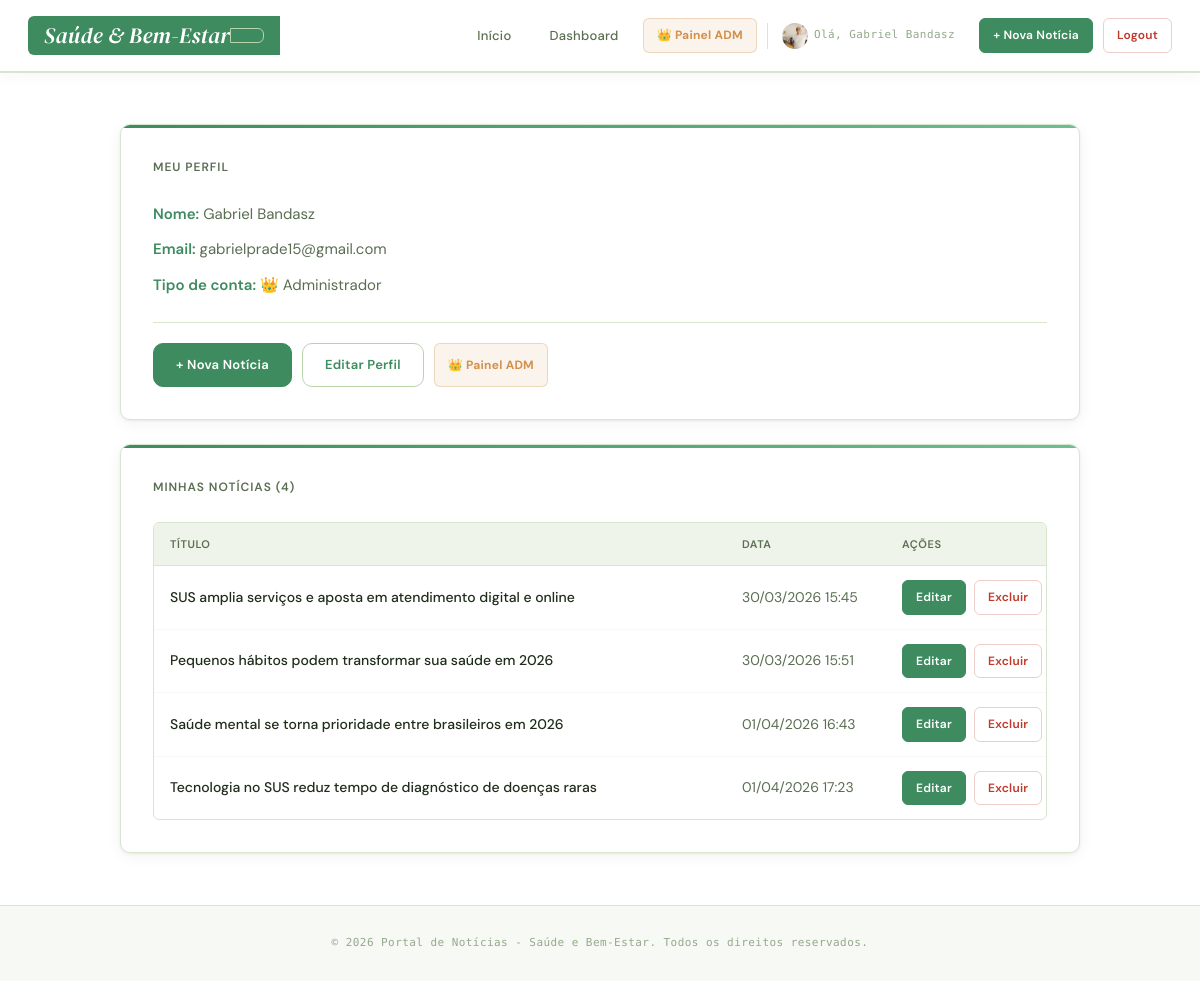
/projeto-final/dashboard.php (signed in), run on the app's committed database.
### tables this page shows
CREATE TABLE `usuarios` (
  `id` int(11) NOT NULL,
  `nome` varchar(100) NOT NULL,
  `email` varchar(100) NOT NULL,
  `senha` varchar(255) NOT NULL,
  `data_criacao` datetime DEFAULT current_timestamp(),
  `ativo` tinyint(1) DEFAULT 1,
  `adm` tinyint(1) NOT NULL DEFAULT 0,
  `aprovado` tinyint(1) NOT NULL DEFAULT 0,
  `foto` varchar(255) DEFAULT NULL
);

CREATE TABLE `noticias` (
  `id` int(11) NOT NULL,
  `titulo` varchar(255) NOT NULL,
  `noticia` longtext NOT NULL,
  `data` datetime DEFAULT current_timestamp(),
  `autor` int(11) NOT NULL,
  `imagem` varchar(255) DEFAULT NULL
);

### projeto-final/funcoes.php (called while the page is built, shortened)
<?php
function usuario_adm() { return isset($_SESSION['usuario_adm']) && $_SESSION['usuario_adm'] == 1; }
function obter_usuario($conexao, $id)
{
    $id = (int)$id;
    $res = $conexao->query("SELECT * FROM usuarios WHERE id = $id");
    return $res->fetch_assoc();
}
function obter_noticias_autor($conexao, $id)
{
    $id = (int)$id;
    $sql = "SELECT n.*, u.nome as nome_autor, u.foto as foto_autor
            FROM noticias n JOIN usuarios u ON n.autor = u.id WHERE n.autor = $id";
    $res = $conexao->query($sql);
    $dados = [];
    while ($row = $res->fetch_assoc()) $dados[] = $row;
    return $dados;
}
function formatar_data($data) { return date("d/m/Y H:i", strtotime($data)); }
function sanitizar($texto) { return htmlspecialchars($texto, ENT_QUOTES, 'UTF-8'); }

### projeto-final/dashboard.php (the view, shortened to what this page needs)
<?php
require_once 'conexao.php';
require_once 'funcoes.php';
$usuario = obter_usuario($conexao, $_SESSION['usuario_id']);
$noticias = obter_noticias_autor($conexao, $_SESSION['usuario_id']);
?>
<!DOCTYPE html>
<html lang="pt-BR">
<head>
    <link rel="stylesheet" href="style.css">
</head>
<body>
    <header class="header">
        <div class="container">
            <div class="logo">
                <h1>Saúde & Bem-Estar</h1>
            </div>
            <nav class="nav">
                <a href="index.php" class="nav-link">Início</a>
                <a href="dashboard.php" class="nav-link">Dashboard</a>
                <?php if (usuario_adm()): ?>
                    <a href="admin.php" class="nav-link-adm">👑 Painel ADM</a>
                <?php endif; ?>
                <span class="user-info">
                    <?php if (!empty($usuario['foto'])): ?>
                        <img src="<?php echo sanitizar($usuario['foto']); ?>"
                            style="width:26px; height:26px; border-radius:50%; object-fit:cover;">
                    <?php endif; ?>
                    Olá, <?php echo sanitizar($_SESSION['usuario_nome']); ?>
                </span>
                <a href="nova_noticia.php" class="btn-primary btn-small">+ Nova Notícia</a>
                <a href="logout.php" class="btn-danger btn-small">Logout</a>
            </nav>
        </div>
    </header>
    <main class="main-content">
        <div class="container">
            <div class="dashboard-secao">
                <div class="dashboard-card">
                    <h3>Meu Perfil</h3>
                    <div class="usuario-info">
                        <p><strong>Nome:</strong> <?php echo sanitizar($usuario['nome']); ?></p>
                        <p><strong>Email:</strong> <?php echo sanitizar($usuario['email']); ?></p>
                        <p><strong>Tipo de conta:</strong> <?php echo $usuario['adm'] ? '👑 Administrador' : '✍️ Autor'; ?></p>
                    </div>
                    <div class="dashboard-acoes">
                        <a href="nova_noticia.php" class="btn-primary">+ Nova Notícia</a>
                        <a href="editar_usuario.php" class="btn-secondary">Editar Perfil</a>
                        <?php if (usuario_adm()): ?>
                            <a href="admin.php" class="nav-link-adm">👑 Painel ADM</a>
                        <?php endif; ?>
                    </div>
                </div>
                <div class="dashboard-card">
                    <h3>Minhas Notícias (<?php echo count($noticias); ?>)</h3>
                    <?php if (empty($noticias)): ?>
                        <div class="sem-noticias">
                            <p>Você ainda não publicou nenhuma notícia.</p>
                            <a href="nova_noticia.php" class="btn-primary">Publicar minha primeira notícia</a>
                        </div>
                    <?php else: ?>
                        <div class="noticias-tabela">
                            <div class="tabela-header">
                                <div>Título</div>
                                <div>Data</div>
                                <div>Ações</div>
                            </div>
                            <?php foreach ($noticias as $noticia): ?>
                                <div class="tabela-linha">
                                    <div class="col-titulo">
                                        <a href="noticia.php?id=<?php echo $noticia['id']; ?>">
                                            <?php echo sanitizar($noticia['titulo']); ?>
                                        </a>
                                    </div>
                                    <div><?php echo formatar_data($noticia['data']); ?></div>
                                    <div class="col-acoes">
                                        <a href="editar_noticia.php?id=<?php echo $noticia['id']; ?>" class="btn-primary btn-small">Editar</a>
                                        <a href="excluir_noticia.php?id=<?php echo $noticia['id']; ?>" class="btn-danger btn-small"
                                            onclick="return confirm('Tem certeza que deseja excluir esta notícia?')">Excluir</a>
                                    </div>
                                </div>
                            <?php endforeach; ?>
                        </div>
                    <?php endif; ?>
                </div>
            </div>
        </div>
    </main>
    <footer class="footer">
        <div class="container">
            <p>&copy; 2026 Portal de Notícias - Saúde e Bem-Estar. Todos os direitos reservados.</p>
        </div>
    </footer>
</body>
</html>

### data on the page
usuarios: foto (picture), nome "Gabriel Bandasz", email "gabrielprade15@gmail.com"
noticias: titulo "SUS amplia serviços e aposta em atendimento digital e online", data "30/03/2026 15:45"
noticias: titulo "Pequenos hábitos podem transformar sua saúde em 2026", data "30/03/2026 15:51"
noticias: titulo "Saúde mental se torna prioridade entre brasileiros em 2026", data "01/04/2026 16:43"
noticias: titulo "Tecnologia no SUS reduz tempo de diagnóstico de doenças raras", data "01/04/2026 17:23"

### other printed values
sanitizar($_SESSION['usuario_nome']) "Gabriel Bandasz"
count($noticias) "4"
